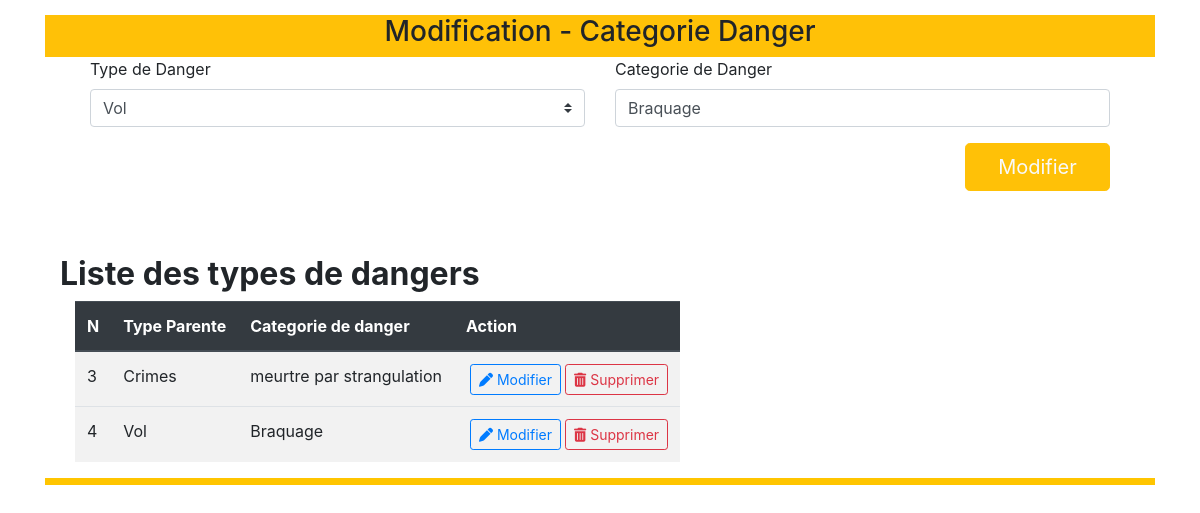
Page /ajout-cdanger.php?id=4&operation=modification on the committed database.
### tables this page shows
CREATE TABLE `categoriedanger` (
  `idCategorieDanger` int(11) NOT NULL,
  `nomCategorieDanger` varchar(50) NOT NULL,
  `nomTypeDanger` varchar(50) NOT NULL,
  `idUtilisateur` int(11) NOT NULL
);

### fonction/fonctionverif.php (called while the page is built, shortened)
<?php
        function checkInput($data)
        {
          $data = trim($data);
          $data = stripslashes($data);
          $data = htmlspecialchars($data);
          return $data;
        }
?>

### forms/f-categorie-danger.php (the view, shortened to what this page needs)
<div class="container-fluid">
        <div class="ml-auto mr-auto  block-forms" style="width:90vw;">
            <header class="row bg-warning">
                <div class="col-md-10 col-lg-10 ml-auto mr-auto">
                    <h3 class="text-center"> <?php
                                if (isset($_GET['operation']) && ($_GET['operation'] == 'modification') ) {
                                    echo 'Modification -  Categorie Danger';
                                    if(!empty($_GET['id']))
                                    {
                                        $id = checkInput($_GET['id']);
                                    }
                                    $db= Database::connect();
                                    $recupUnique = $db->query("SELECT * FROM categoriedanger WHERE idCategorieDanger= $id");
                                    $cdanger = $recupUnique->fetch();
                                } else {
                                    echo 'Enregistrement -  Categorie Danger';
                                }
                            ?></h3>
                </div>
            </header>
            <section class="row bg-dger-white bd-dger-white">
                <div class="monformulaire container-fluid">
                <form action="<?php
                                if (isset($_GET['operation']) && ($_GET['operation'] == 'modification') ) {
                                    echo 'traitement/update-cdanger.php?id='.$id ;
                                } else {
                                    echo 'traitement/add-cdanger.php';
                                }
                            ?>" method="POST" enctype="multipart/form-data" class="container-fluid">
                    <div class="row">
                        <div class="form-group col-md">
                            <label for="tdanger" class="">Type de Danger</label>
                            <select name="tdanger" class="custom-select" required>
                            <?php echo $_SESSION['echec']; $_SESSION['echec']="";  ?>" <?php  if (@$_GET['operation'] == 'modification') {
                                    echo '<option value="' .$cdanger[1].'">' .$cdanger[2].'</option>';
                                } ?>
                            </select>
                        </div>
                        <div class="form-group col-md">
                            <label for="cdanger">Categorie de Danger</label>
                            <input type="text" name="cdanger" id="" class="form-control <?php echo $_SESSION['echec']; $_SESSION['echec']=""; echo $_SESSION['echec']; $_SESSION['echec']="";  ?>" <?php  if (@$_GET['operation'] == 'modification') {
                                    echo 'value="' .$cdanger['nomCategorieDanger'].'"';
                                } ?> required">
                        </div>
                    </div>
                    <div class="row">
                        <div class="form-group col-md-2 ml-auto">
                            <button type="submit" class="btn btn-warning btn-lg col-md mr-auto text-light"><?php
                                if (isset($_GET['operation'])) {
                                    echo 'Modifier';
                                } else {
                                    echo 'Ajouter';
                                }
                            ?></button>
                        </div>
                    </div>
                </form>
                </div>
                <section class="mt-5 container-fluid">
                    <h2 class="mb-2"><strong>Liste des types de dangers  </strong></h2>
                    <table class="table table-striped container-fluid content-justify-center table-responsive w-100">
                        <thead class="thead-dark">
                            <tr>
                                <th>N</th>
                                <th>Type Parente</th>
                                <th>Categorie de danger</th>
                                <th>Action</th>
                            </tr>
                        </thead>
                        <tbody>
                            <?php
                                $db= Database::connect();
                                $recupcDanger = $db->query('SELECT * FROM  categoriedanger ORDER BY idCategorieDanger');
                                while($cDanger = $recupcDanger-> fetch())
                                {
                                    echo '<tr>
                                    <td>';
                                    echo $cDanger['idCategorieDanger'];
                                    echo '</td>
                                    <td>';
                                    echo $cDanger['nomTypeDanger'];
                                    echo '</td>
                                    <td>';
                                    echo $cDanger['nomCategorieDanger'];
                                    echo '</td><td>';
                                    echo '<a class="btn btn-outline-primary btn-sm ml-1" href="ajout-cdanger.php?id='.$cDanger['idCategorieDanger'].'&operation=modification"><i class="fas fa-pen" aria-hidden="true"></i> Modifier</a>';
                                    echo '<a class="btn btn-outline-danger btn-sm ml-1 text-danger" data-toggle="modal" data-target="#exampleModalCenter'.$cDanger['idCategorieDanger'].'"><i class="fa fa-trash" aria-hidden="true"></i> Supprimer</a>';
                                    echo '</td>
                                    <tr>';
                                    echo  '<div class="modal fade" id="exampleModalCenter'.$cDanger['idCategorieDanger'].'" tabindex="-1" role="dialog" aria-labelledby="exampleModalCenterTitle" aria-hidden="true">
                                    <div class="modal-dialog modal-dialog-centered" role="document">
                                        <div class="modal-content">
                                        <div class="modal-header">
                                            <h5 class="modal-title" id="exampleModalLongTitle">Supprimer un utilisateur</h5>
                                            <button type="button" class="close" data-dismiss="modal" aria-label="Close">
                                            <span aria-hidden="true">&times;</span>
                                            </button>
                                        </div>
                                        <div class="modal-body">
                                            Etes vous sur de vouloir supprimer  la categorie : '.$cDanger['nomCategorieDanger'].'?
                                        </div>
                                        <div class="modal-footer">
                                            <form class="form" action="delete.php" role="form" method="post">
                                                <input type="hidden" name="id" value="'.$cDanger['nomCategorieDanger'].'"/>
                                                <button type="button" class="btn btn-outline-dark" data-dismiss="modal">Annuler</button>
                                                <a href="traitement/delete-cdanger.php?id='.$cDanger['idCategorieDanger'].'" class="btn btn-danger">Supprimer</a>
                                            </form>
                                        </div>
                                    </div>
                                    </div>';
                                }
                            ?>
                        </tbody>
                    </table>
                </section>
            </section>
        </div>
</div>

### style/style-admin.css (style rules this page uses)
.bd-dger-white { border-bottom: 7px solid #ffc500 !important; }
.bg-dger-white { background-color: #fff !important; }
.block-forms { margin-top: 15px !important; }
.monformulaire { margin: 0 15px !important; }
label { margin-right: 5px !important; }

### rows in the picture
categoriedanger: tdanger "Vol", cdanger "Braquage", idCategorieDanger "4", nomTypeDanger "Vol", nomCategorieDanger "Braquage"
categoriedanger: idCategorieDanger "3", nomTypeDanger "Crimes", nomCategorieDanger "meurtre par strangulation"
